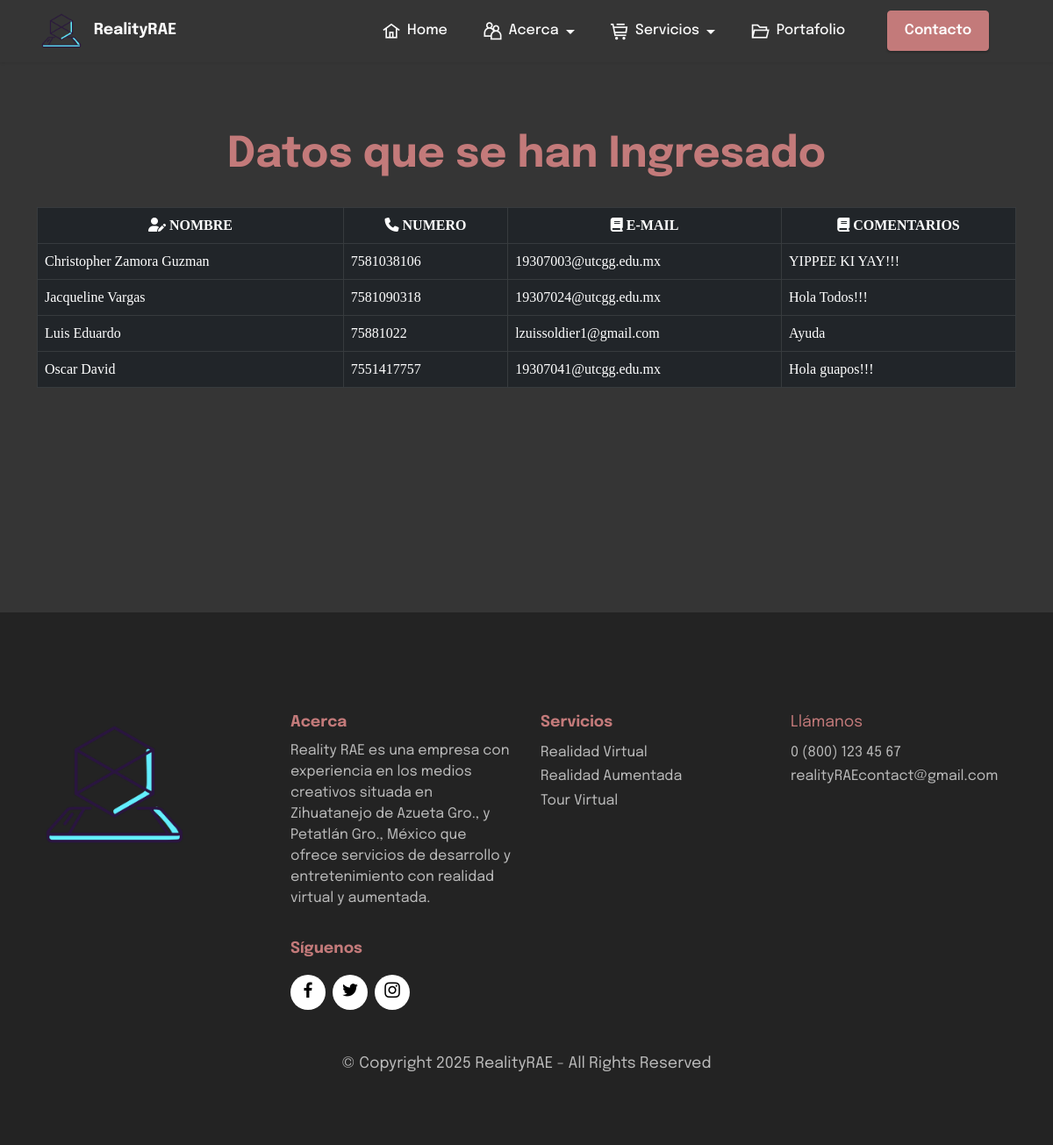
Screenshot of /datos.php with the database file from the repository.
### tables this page shows
CREATE TABLE `usuarios` (
  `name` varchar(250) NOT NULL,
  `number` varchar(20) NOT NULL,
  `email` varchar(200) NOT NULL,
  `mensaje` varchar(500) NOT NULL
);

### datos.php (the view, shortened to what this page needs)
<!DOCTYPE html>
<html  >
<head>
  <link rel="stylesheet" href="assets/web/assets/mobirise-icons2/mobirise2.css">
  <link rel="stylesheet" href="assets/web/assets/mobirise-icons/mobirise-icons.css">
  <link rel="stylesheet" href="assets/bootstrap/css/bootstrap.min.css">
  <link rel="stylesheet" href="assets/bootstrap/css/bootstrap-grid.min.css">
  <link rel="stylesheet" href="assets/bootstrap/css/bootstrap-reboot.min.css">
  <link rel="stylesheet" href="assets/dropdown/css/style.css">
  <link rel="stylesheet" href="assets/socicon/css/styles.css">
  <link rel="stylesheet" href="assets/theme/css/style.css">
    <link rel="stylesheet" href="https://cdnjs.cloudflare.com/ajax/libs/font-awesome/6.1.1/css/all.min.css"/>
  <link rel="stylesheet" href="assets/bootstrap/css/style.css">
  <link rel="preload" as="style" href="assets/mobirise/css/mbr-additional.css"><link rel="stylesheet" href="assets/mobirise/css/mbr-additional.css" type="text/css">
</head>
<body>
  <section class="menu menu1 cid-tl5Zrb4Xb4" once="menu" id="menu1-e">
    <nav class="navbar navbar-dropdown navbar-expand-lg">
        <div class="container">
            <div class="navbar-brand">
                <span class="navbar-logo">
                    <a href="index.php">
                        <img src="assets/images/4aa1f5cf74fe9ca92e08274ea4825a7b-icono-de-proyeccion-de-smartphone-de-realidad-aumentada.png" alt="RealityRAE" style="height: 3rem;">
                    </a>
                </span>
                <span class="navbar-caption-wrap"><a class="navbar-caption text-white text-primary display-7" href="index.php">RealityRAE</a></span>
            </div>
            <div class="collapse navbar-collapse" id="navbarSupportedContent">
                <ul class="navbar-nav nav-dropdown" data-app-modern-menu="true"><li class="nav-item"><a class="nav-link link text-white text-primary display-4" href="index.php"><span class="mobi-mbri mobi-mbri-home mbr-iconfont mbr-iconfont-btn"></span>Home</a></li><li class="nav-item dropdown"><a class="nav-link link text-white text-primary dropdown-toggle display-4" href="index.html#features19-a" data-toggle="dropdown-submenu" data-bs-toggle="dropdown" data-bs-auto-close="outside" aria-expanded="false"><span class="mobi-mbri mobi-mbri-users mbr-iconfont mbr-iconfont-btn"></span>Acerca</a></li>
                <li class="nav-item dropdown"><a class="nav-link link text-white text-primary dropdown-toggle display-4" href="index.php#features20-4" data-toggle="dropdown-submenu" data-bs-toggle="dropdown" data-bs-auto-close="outside" aria-expanded="false"><span class="mobi-mbri mobi-mbri-cart-full mbr-iconfont mbr-iconfont-btn"></span>Servicios</a></li>
                <li class="nav-item"><a class="nav-link link text-white text-primary display-4" href="index.php#slider2-25"><span class="mobi-mbri mobi-mbri-opened-folder mbr-iconfont mbr-iconfont-btn"></span>Portafolio</a>
                    </li></ul>
                <div class="navbar-buttons mbr-section-btn"><a class="btn btn-primary display-4" href="contacto.php">Contacto</a></div>
            </div>
        </div>
    </nav>
</section>
<section class="contacts2 cid-tl61UGNGym" id="contacts2-t">
    <div class="container">
        <div class="mbr-section-head">
            <h3 class="mbr-section-title mbr-fonts-style align-center mb-0 display-2"><strong>Datos que se han Ingresado</strong></h3>
        </div>
        <div class="row justify-content-center mt-4">
        <?php
            include('db.php');
            $sqlCliente = ("SELECT * FROM usuarios");
            $queryCliente = mysqli_query($conex, $sqlCliente);
        ?>
                    <div class="table-responsive">
                    <table class="table table-bordered table-dark" >
                        <thead align="center">
                            <tr>
                                <th><i class="fa-solid fa-user-pen"></i> NOMBRE</th>
                                <th><i class="fa-solid fa-phone"></i> NUMERO</th>
                                <th><i class="fa-solid fa-book"></i> E-MAIL</th>
                                <th><i class="fa-solid fa-book"></i> COMENTARIOS</th>
                            </tr>
                        </thead>
                        <tbody>
                            <?php
                                while ($row = mysqli_fetch_array($queryCliente))
                                {
                            ?>
                            <tr id="Tabla">
                                <td> <?php echo $row['name']; ?> </td>
                                <td> <?php echo $row['number']; ?>  </td>
                                <td> <?php echo $row['email']; ?> </td>
                                <td> <?php echo $row['mensaje']; ?> </td>
                            </tr>
                        </tbody>
                        <?php
                            }
                        ?>
                    </table>
        </div>
    </div>
</section>
<section class="form6 cid-tl60DGuoYn" id="form6-s">
</section>
<section class="footer4 cid-tl663Modct" once="footers" id="footer4-v">
    <div class="container">
        <div class="row mbr-white">
            <div class="col-6 col-lg-3">
                <div class="media-wrap col-md-8 col-12">
                    <a href="index.php">
                        <img src="assets/images/4aa1f5cf74fe9ca92e08274ea4825a7b-icono-de-proyeccion-de-smartphone-de-realidad-aumentada-397x397.png" alt="RealityRAE">
                    </a>
                </div>
            </div>
            <div class="col-12 col-md-6 col-lg-3">
                <h5 class="mbr-section-subtitle mbr-fonts-style mb-2 display-7">
                    <strong>Acerca</strong></h5>
                <p class="mbr-text mbr-fonts-style mb-4 display-4">
                    Reality RAE es una empresa con   experiencia en los medios creativos situada en Zihuatanejo de Azueta Gro., y Petatlán Gro., México que ofrece servicios de desarrollo y entretenimiento con realidad virtual y aumentada. </p>
                <h5 class="mbr-section-subtitle mbr-fonts-style mb-3 display-7">
                    <strong>Síguenos</strong></h5>
                <div class="social-row display-7">
                    <div class="soc-item">
                        <a href="#" target="_blank">
                            <span class="mbr-iconfont socicon socicon-facebook"></span>
                        </a>
                    </div>
                    <div class="soc-item">
                        <a href="#" target="_blank">
                            <span class="mbr-iconfont socicon socicon-twitter"></span>
                        </a>
                    </div>
                    <div class="soc-item">
                        <a href="#" target="_blank">
                            <span class="mbr-iconfont socicon socicon-instagram"></span>
                        </a>
                    </div>
                </div>
            </div>
            <div class="col-12 col-md-6 col-lg-3">
                <h5 class="mbr-section-subtitle mbr-fonts-style mb-2 display-7">
                    <strong>Servicios</strong></h5>
                <ul class="list mbr-fonts-style display-4">
                    <li class="mbr-text item-wrap">Realidad Virtual</li>
                    <li class="mbr-text item-wrap">Realidad Aumentada</li>
                    <li class="mbr-text item-wrap">Tour Virtual</li>
                </ul>
            </div>
            <div class="col-12 col-md-6 col-lg-3">
                <h5 class="mbr-section-subtitle mbr-fonts-style mb-2 display-7">Llámanos</h5>
                <ul class="list mbr-fonts-style display-4">
                    <li class="mbr-text item-wrap">0 (800) 123 45 67</li>
                    <li class="mbr-text item-wrap">realityRAEcontact@gmail.com</li>
                </ul>
            </div>
            <div class="col-12 mt-4">
                <p class="mbr-text mb-0 mbr-fonts-style copyright align-center display-7">
                    © Copyright 2025 RealityRAE - All Rights Reserved
                </p>
            </div>
        </div>
    </div>
</section>
</body>
</html>

### assets/dropdown/css/style.css (style rules this page uses)
.navbar-dropdown { left: 0; padding: 0; position: absolute; right: 0; top: 0; transition: all 0.45s ease; z-index: 1030; background: #282828; }
.navbar-dropdown .navbar-logo { margin-right: 0.8rem; transition: margin 0.3s ease-in-out; vertical-align: middle; }
.navbar-dropdown .navbar-logo img { height: 3.125rem; transition: all 0.3s ease-in-out; }
.navbar-dropdown .navbar-caption { font-weight: 700; white-space: normal; vertical-align: -4px; line-height: 3.125rem !important; }
.navbar-dropdown .navbar-caption, .navbar-dropdown .navbar-caption:hover { color: inherit; text-decoration: none; }
.navbar-dropdown .navbar-brand span { vertical-align: -4px; }
.nav-dropdown { font-size: 0.75rem; font-weight: 500; height: auto !important; }
.nav-dropdown .link { margin: .667em 1.667em; font-weight: 500; padding: 0; transition: color .2s ease-in-out; }
.nav-dropdown .link.dropdown-toggle { margin-right: 2.583em; }
.nav-dropdown .link.dropdown-toggle::after { margin-left: .25rem; border-top: 0.35em solid; border-right: 0.35em solid transparent; border-left: 0.35em solid transparent; border-bottom: 0; }
.nav-dropdown .link::after, .nav-dropdown .dropdown-item::after { color: inherit; }

### assets/theme/css/style.css (style rules this page uses)
section { background-color: #ffffff; }
body { font-style: normal; line-height: 1.5; font-weight: 400; color: #232323; position: relative; }
section, .container, .container-fluid { position: relative; word-wrap: break-word; }
a { font-style: normal; font-weight: 400; cursor: pointer; }
a, a:hover { text-decoration: none; }
.mbr-section-title { font-style: normal; line-height: 1.3; }
.mbr-section-subtitle { line-height: 1.3; }
.mbr-text { font-style: normal; line-height: 1.7; }
h1, h2, h3, h4, h5, h6, .display-1, .display-2, .display-4, .display-5, .display-7, span, p, a { line-height: 1; word-break: break-word; word-wrap: break-word; font-weight: 400; }
b, strong { font-weight: bold; }
section { background-position: 50% 50%; background-repeat: no-repeat; background-size: cover; }
.mbr-white { color: #ffffff; }
.align-center { text-align: center; }
img, iframe { display: block; width: 100%; }
.mbr-section-btn { margin-left: -0.6rem; margin-right: -0.6rem; font-size: 0; }
.btn { font-weight: 600; border-width: 1px; font-style: normal; margin: 0.6rem 0.6rem; white-space: normal; transition: all 0.2s ease-in-out; display: inline-flex; align-items: center; justify-content: center; word-break: break-word; }
nav .mbr-section-btn { margin-left: 0rem; margin-right: 0rem; }
.menu .navbar-brand { display: -webkit-flex; }
.menu .navbar-brand span { display: flex; display: -webkit-flex; }
.menu .navbar-brand .navbar-caption-wrap { display: -webkit-flex; }
.menu .navbar-brand .navbar-logo img { display: -webkit-flex; width: auto; }
@media (min-width: 992px) { .menu .navbar-nav.nav-dropdown { display: -webkit-flex; } }
.nav-link .mbr-iconfont { margin-right: 0.5rem; }
.navbar { display: -webkit-flex; -webkit-flex-wrap: wrap; -webkit-align-items: center; -webkit-justify-content: space-between; }
.navbar-collapse { -webkit-flex-basis: 100%; -webkit-flex-grow: 1; -webkit-align-items: center; }
.nav-dropdown .link { padding: 0.667em 1.667em !important; margin: 0 !important; }
.row { display: -webkit-flex; -webkit-flex-wrap: wrap; }
.justify-content-center { -webkit-justify-content: center; }
html, body { height: auto; min-height: 100vh; }
ul, ol, pre, blockquote { margin-bottom: 2.3125rem; }
.mt-4 { margin-top: 2rem !important; }
.mb-4 { margin-bottom: 2rem !important; }
@media (min-width: 992px) { .container { padding-left: 16px; padding-right: 16px; } }
@media (min-width: 992px) { .row { margin-left: -16px; margin-right: -16px; } }
@media (min-width: 992px) { .row > [class*=col] { padding-left: 16px; padding-right: 16px; } }

### rows the page displays
usuarios: name "Christopher Zamora Guzman", number "7581038106", email "19307003@utcgg.edu.mx", mensaje "YIPPEE KI YAY!!!"
usuarios: name "Jacqueline Vargas", number "7581090318", email "19307024@utcgg.edu.mx", mensaje "Hola Todos!!!"
usuarios: name "Luis Eduardo", number "75881022", email "lzuissoldier1@gmail.com", mensaje "Ayuda"
usuarios: name "Oscar David", number "7551417757", email "19307041@utcgg.edu.mx", mensaje "Hola guapos!!!"
